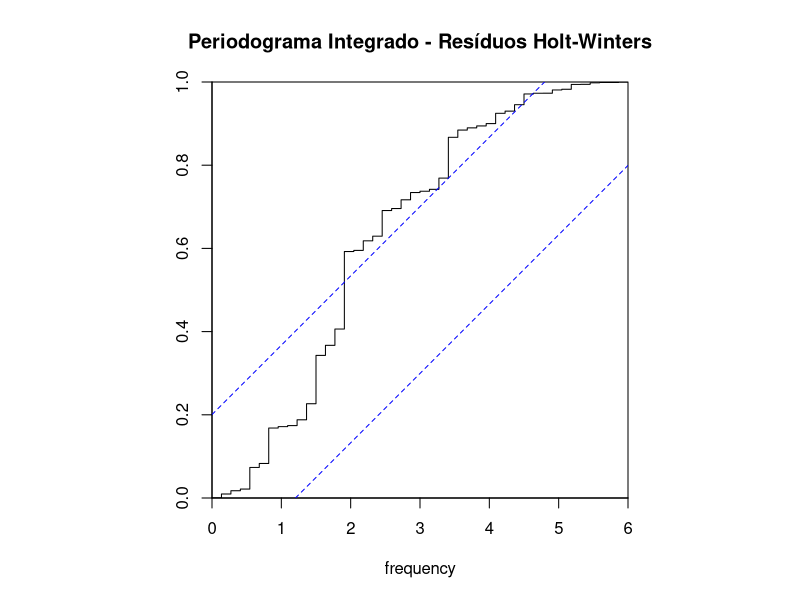
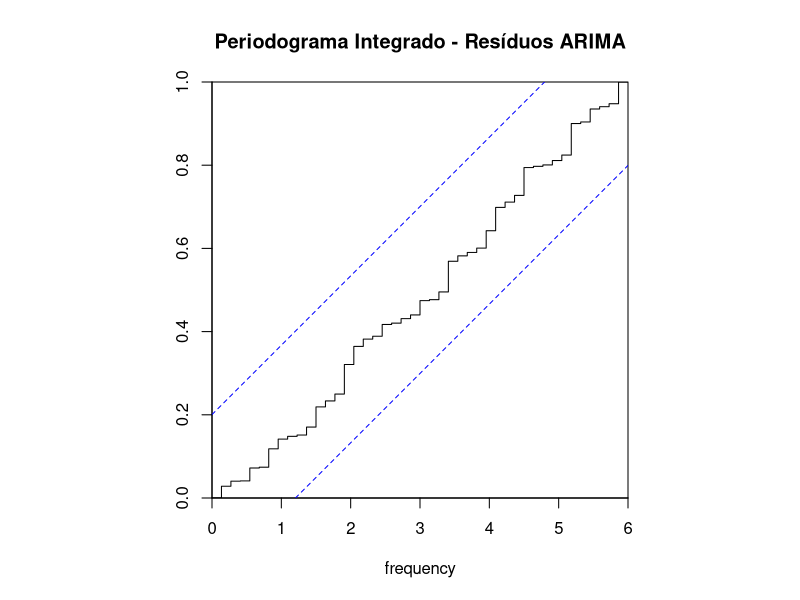
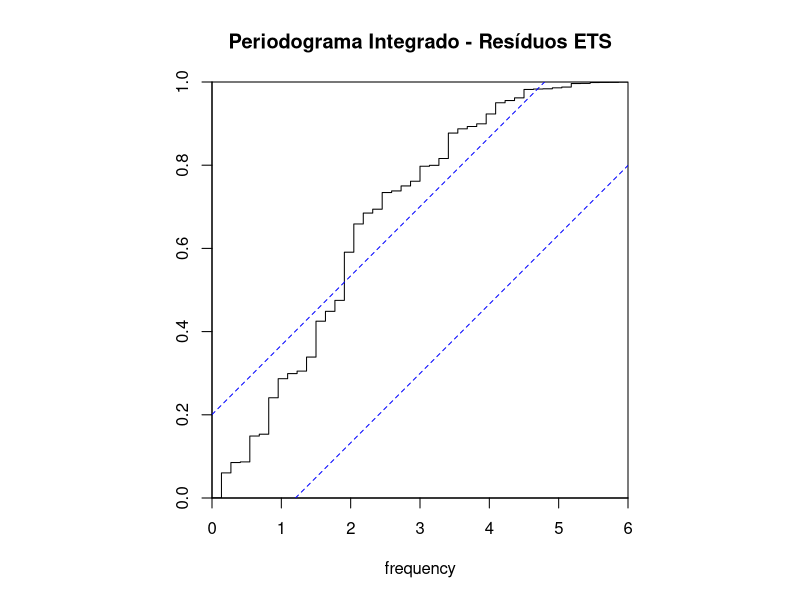
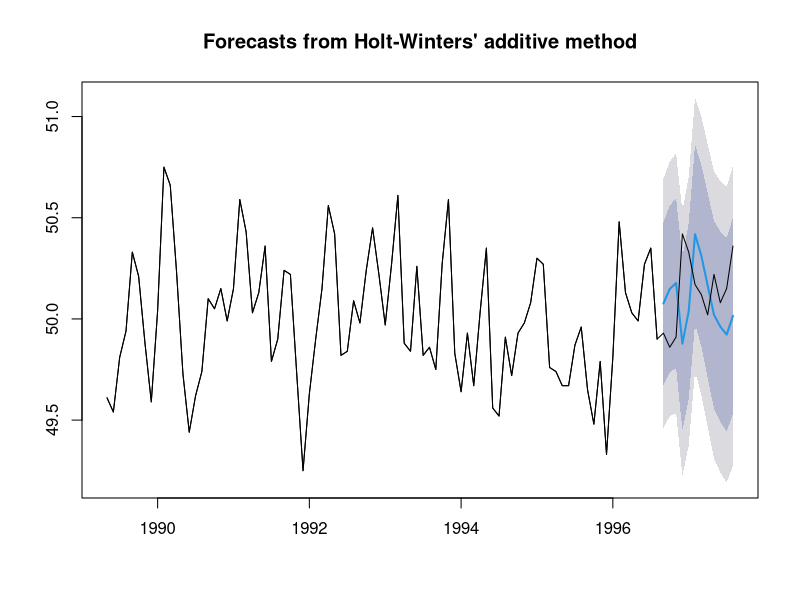
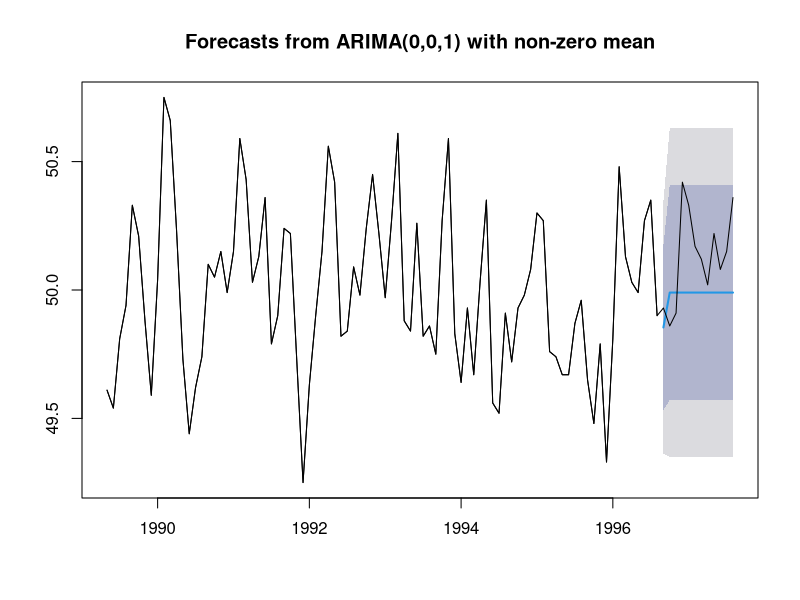
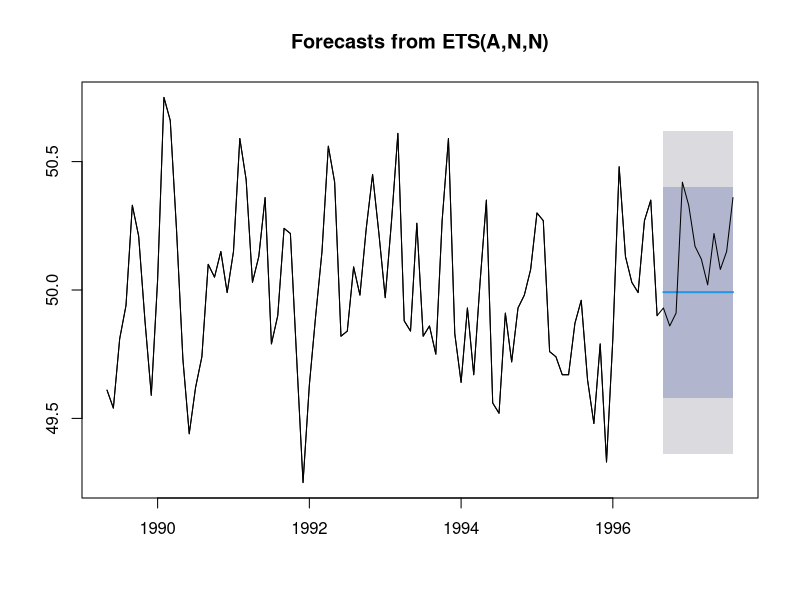

Generate these figures, in order, with R:
## ---- chunk 1
library(readxl)

dados <- read_excel("exercicio1.xlsx")
dados.serie <- ts(dados, start = c(1989,5), frequency=12)
dados.treino <- ts(dados.serie[1:88], start = c(1989,5), frequency=12)
dados.treino
## ---- chunk 2
library(tseries)
library(forecast)

# Modelo Holt-Winters
HW <- hw(dados.treino, h=12)
cpgram(HW$residuals, main="Periodograma Integrado - Resíduos Holt-Winters")

# Modelo ARIMA
ARIMA <- auto.arima(dados.treino)
cpgram(ARIMA$residuals, main="Periodograma Integrado - Resíduos ARIMA")

# Modelo ETS
ETS <- ets(dados.treino)
cpgram(ETS$residuals, main="Periodograma Integrado - Resíduos ETS")
## ---- chunk 3
summary(HW)
summary(ARIMA)
summary(ETS)
## ---- chunk 4

# Modelo Holt-Winters
plot(HW)
lines(dados.serie)

# Modelo ARIMA
plot(forecast(ARIMA,h=12))
lines(dados.serie)

# Modelo ETS
plot(forecast(ETS,h=12))
lines(dados.serie)
## ---- chunk 5
# Modelo Holt-Winters
accuracy(HW, dados.serie[89:100])

# Modelo ARIMA
accuracy(forecast(ARIMA, h=12), dados.serie[89:100])

# Modelo ETS
accuracy(forecast(ETS, h=12), dados.serie[89:100])
